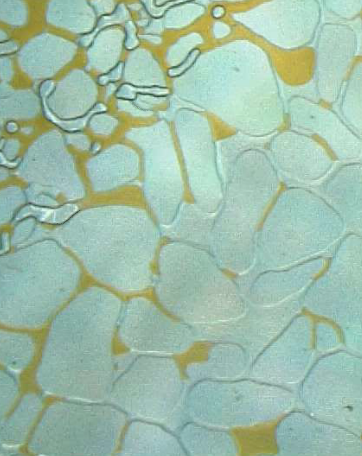
#> input picture imageProcress/stone.png, 362 x 456 px
$ python class4.py   (older library calls are emulated)
#> lines starting #> are read from the running program, lines starting #| are printed output that depends on the picture; after the words box and inside, x2 and y2 are one past the last pixel; in counts of white or black regions, pixels touching at a corner belong together
import cv2
import numpy as np
def dft_process(img):
    yuv=cv2.cvtColor(img, cv2.COLOR_BGR2YUV)
    u_channel = yuv[:, :, 1]
    v_channel = yuv[:, :, 2]
    gray = yuv[:, :, 0]
    # DFT
    dft = cv2.dft(np.float32(gray), flags=cv2.DFT_COMPLEX_OUTPUT)
    dft_shift = np.fft.fftshift(dft)
    mag, phase = cv2.cartToPolar(dft_shift[:, :, 0], dft_shift[:, :, 1])

    h, w = gray.shape
    Yf, Xf = np.ogrid[:h, :w]
    cx, cy = w // 2, h // 2
    dist2 = (Xf - cx)**2 + (Yf - cy)**2
    sigma = min(h, w) * 0.1
    freq_mask = np.exp(-dist2 / (2.0 * sigma * sigma)).astype(np.float32)
    mag *= 1.5-freq_mask

    dft_shift[:, :, 0], dft_shift[:, :, 1] = cv2.polarToCart(mag, phase)
    f_ishift = np.fft.ifftshift(dft_shift)
    idft_real = cv2.idft(f_ishift, flags=cv2.DFT_SCALE | cv2.DFT_REAL_OUTPUT)

    gray_back = cv2.normalize(idft_real, None, 0, 255, cv2.NORM_MINMAX)
    gray_uint8 = gray_back.astype(np.uint8)
    gray_uint8 = cv2.GaussianBlur(gray_uint8, (3,3), 0)
    yuv_comb = cv2.merge([gray_uint8, u_channel, v_channel])
    return cv2.cvtColor(yuv_comb, cv2.COLOR_YUV2BGR)

def balance_brightness_lab(src, target_mean=188, target_std=None):
	lab = cv2.cvtColor(src, cv2.COLOR_BGR2LAB).astype(np.float32)
	L, a, b = cv2.split(lab)
	src_mean = L.mean()
	src_std = L.std()
	if target_std is None:
		target_std = src_std/2
	# 匹配到目标均值/方差
	Lm = (L - src_mean) * (target_std / (src_std + 1e-8)) + target_mean
	Lm = np.clip(Lm, 0, 255)
	lab_m = cv2.merge([Lm.astype(np.uint8), a.astype(np.uint8), b.astype(np.uint8)])
	return cv2.cvtColor(lab_m, cv2.COLOR_LAB2BGR)

# [81 lines left out: functions tryThreshold, hist_backproj, k_means, not called in this run]

if __name__ == '__main__':
    # 示例：对原图做 Lab 均值-方差匹配与 CLAHE 并对比
    img = cv2.imread('stone.png')
#> img is the input picture: shape (456, 362, 3); mean B, G, R 170.8, 190.6, 158.6
    out_lab = balance_brightness_lab(img)
#> in balance_brightness_lab, `L, a, b = cv2.split(lab)`:
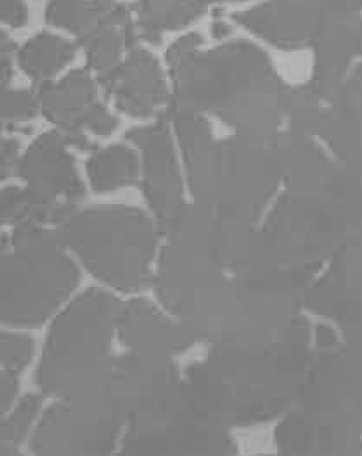
#> b: shape (456, 362) float32; min 113, max 188, mean 134.5
#> in balance_brightness_lab, `src_mean = L.mean()`: src_mean = 189.9
#> in balance_brightness_lab, `src_std = L.std()`: src_std = 20.61
#> in balance_brightness_lab, `target_std = src_std/2`: target_std = 10.31
    out_dft = dft_process(out_lab)
#> in dft_process, `yuv=cv2.cvtColor(img, cv2.COLOR_BGR2YUV)`: yuv: shape (456, 362, 3); mean of channels 0, 1, 2 176.4, 124, 110.4
#> in dft_process, `idft_real = cv2.idft(f_ishift, flags=cv2.DFT_SCALE | cv2.DFT_REAL_OUTP..`:
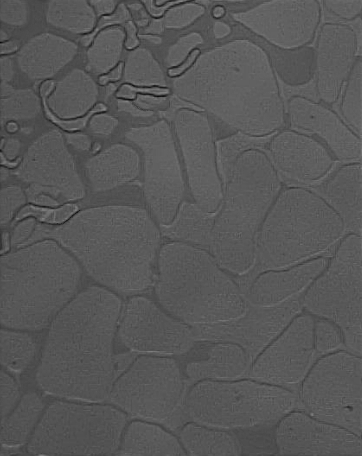
#> idft_real: shape (456, 362) float32; min 10.66, max 135.6, mean 88.2
#> in dft_process, `yuv_comb = cv2.merge([gray_uint8, u_channel, v_channel])`: yuv_comb: shape (456, 362, 3); mean of channels 0, 1, 2 157.9, 124, 110.4
    processed=cv2.medianBlur(out_dft,3)
    processed=cv2.bilateralFilter(processed,3,10,10)
    yuv=cv2.cvtColor(processed,cv2.COLOR_BGR2YUV)
#> yuv: shape (456, 362, 3); mean of channels 0, 1, 2 157.9, 124, 110.3
    g=yuv[:,:,0]
    # g=cv2.createCLAHE(clipLimit=2.0, tileGridSize=(20,20)).apply(yuv[:,:,0])
    g=cv2.add(g.astype(np.int16),cv2.Sobel(g,cv2.CV_16S,dx=1,dy=1)//4).astype(np.uint8)
    processed=cv2.cvtColor(cv2.merge([g,yuv[:,:,1],yuv[:,:,2]]), cv2.COLOR_YUV2BGR)
    hstacked = np.hstack([img, out_lab, out_dft, processed])
    cv2.putText(hstacked, 'Original', (10, 30), cv2.FONT_HERSHEY_SIMPLEX, 0.8, (255,255,255), 2)
    cv2.putText(hstacked, 'Lab Balanced', (img.shape[1] + 10, 30), cv2.FONT_HERSHEY_SIMPLEX, 0.8, (255,255,255), 2)
    cv2.putText(hstacked, 'DFT Processed', (img.shape[1]*2 + 10, 30), cv2.FONT_HERSHEY_SIMPLEX, 0.8, (255,255,255), 2)
    cv2.putText(hstacked, 'Final Processed', (img.shape[1]*3 + 10, 30), cv2.FONT_HERSHEY_SIMPLEX, 0.8, (255,255,255), 2)
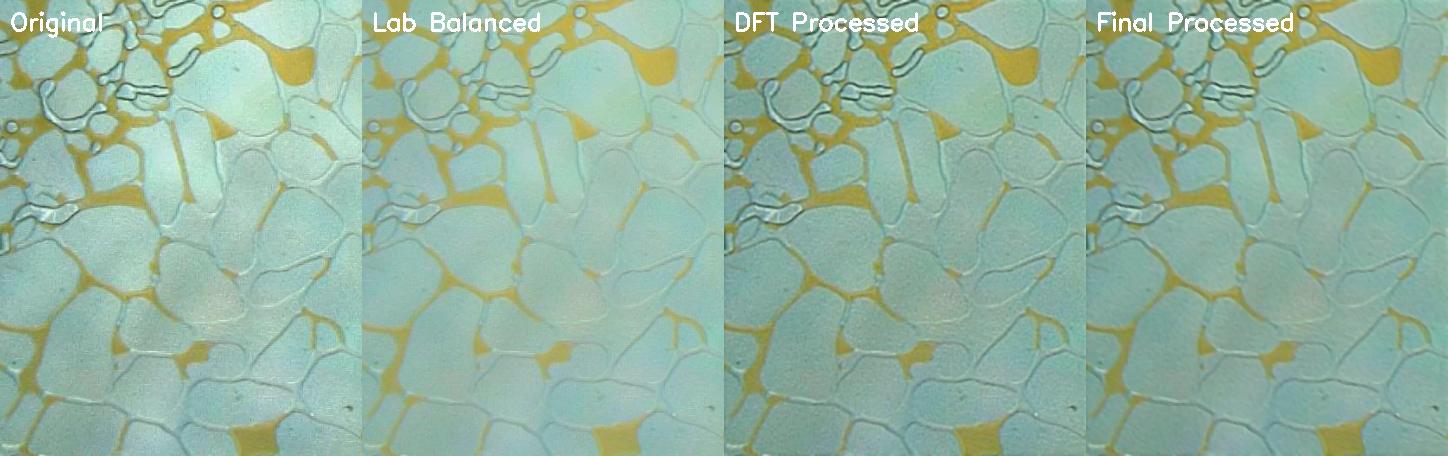
#> hstacked: shape (456, 1448, 3); mean B, G, R 160.4, 180, 148.2
    cv2.imshow('preprocess', hstacked)
    # cv2.imshow('histbjproj', hist_backproj(processed))
    # tryThreshold(processed)
    oilmask=cv2.inRange(cv2.cvtColor(processed,cv2.COLOR_BGR2HSV),np.array([24,47,121]),np.array([55,255,183]))
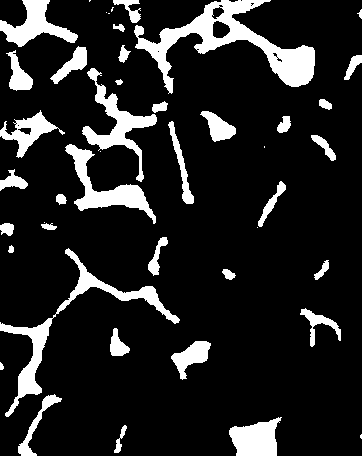
#> oilmask: shape (456, 362); 13.8% white; 45 white regions (9 under 20 px), largest, box (x1, y1, x2, y2) and area: (134, 0, 315, 94) 4869, (0, 248, 180, 417) 2918, (82, 68, 157, 182) 1946
    oilmask=cv2.morphologyEx(oilmask,cv2.MORPH_CLOSE,cv2.getStructuringElement(cv2.MORPH_ELLIPSE,(3,3)),iterations=2)
#> oilmask: shape (456, 362); 14% white; 38 white regions (4 under 20 px), largest, box (x1, y1, x2, y2) and area: (108, 0, 315, 94) 5275, (0, 248, 180, 417) 2952, (82, 68, 168, 182) 2104
    oilmask=cv2.morphologyEx(oilmask,cv2.MORPH_OPEN,cv2.getStructuringElement(cv2.MORPH_ELLIPSE,(3,3)))
#> oilmask: shape (456, 362); 13.9% white; 36 white regions (1 under 20 px), largest, box (x1, y1, x2, y2) and area: (134, 0, 315, 94) 4972, (0, 248, 180, 417) 2945, (82, 68, 168, 182) 2093
    oilmask=cv2.morphologyEx(oilmask,cv2.MORPH_DILATE,cv2.getStructuringElement(cv2.MORPH_ELLIPSE,(3,3)))
#> oilmask: shape (456, 362); 16.5% white; 35 white regions (1 under 20 px), largest, box (x1, y1, x2, y2) and area: (112, 0, 316, 95) 5943, (0, 247, 181, 418) 3553, (81, 67, 169, 183) 2523
    cv2.imshow('oil', processed&oilmask[:,:,np.newaxis])

    # 将油区填充为周围颜色
    kernel_dilate=cv2.getStructuringElement(cv2.MORPH_ELLIPSE, (7, 7))
    oilmask_dilated=cv2.dilate(oilmask,kernel_dilate, iterations=3)
#> oilmask_dilated: shape (456, 362); 44% white; 18 white regions, largest, box (x1, y1, x2, y2) and area: (0, 0, 325, 456) 51701, (219, 407, 291, 456) 2768, (290, 298, 351, 357) 2279
    oilmask_d=cv2.dilate(oilmask,cv2.getStructuringElement(cv2.MORPH_ELLIPSE,(3, 3)))
#> oilmask_d: shape (456, 362); 19.2% white; 34 white regions, largest, box (x1, y1, x2, y2) and area: (111, 0, 317, 96) 6631, (63, 66, 170, 226) 5487, (0, 246, 182, 419) 4163
    # 边界 = 膨胀区域 - 原始区域
    boundary=cv2.bitwise_and(oilmask_dilated, cv2.bitwise_not(oilmask))
#> boundary: shape (456, 362); 27.5% white; 23 white regions, largest, box (x1, y1, x2, y2) and area: (0, 0, 325, 456) 28972, (290, 298, 351, 357) 1673, (161, 331, 221, 390) 1401
    # 对每个油区像素，采样其边界邻域的平均色
    for y in range(processed.shape[0]):
        for x in range(processed.shape[1]):
            if oilmask[y,x]>0:
                y1, y2=max(0, y-17),min(processed.shape[0],y+18)
                x1, x2=max(0, x-17),min(processed.shape[1],x+18)
                boundary_local = boundary[y1:y2,x1:x2]
                if boundary_local.sum()>0:
                    processed[y, x]=processed[y1:y2,x1:x2][boundary_local>0].mean(axis=0).astype(np.uint8)
                else:
                    processed[y, x]=processed[oilmask==0].mean(axis=0).astype(np.uint8)
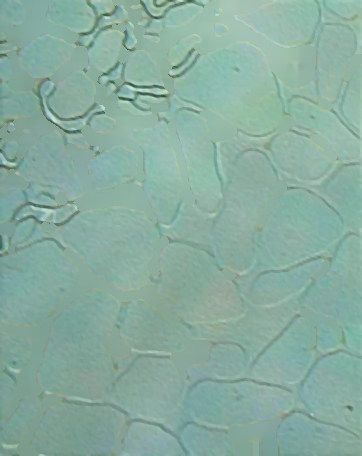
#> processed: shape (456, 362, 3); mean B, G, R 159.4, 172.5, 136.3
    gray=cv2.cvtColor(processed,cv2.COLOR_BGR2GRAY)
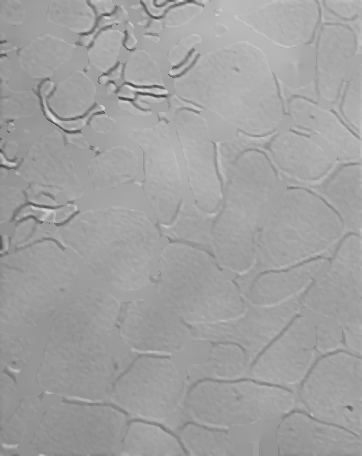
#> gray: shape (456, 362); min 64, max 222, mean 160.2
    water_canny=cv2.Canny(gray,57,255,L2gradient=True)
#> water_canny: shape (456, 362); 1.4% white in thin lines or dots, all inside (x1, y1, x2, y2) = (0, 0, 205, 227)
    water_mask=water_canny|cv2.morphologyEx(water_canny,cv2.MORPH_CLOSE,cv2.getStructuringElement(cv2.MORPH_ELLIPSE,(12,12)))
#> water_mask: shape (456, 362); 4.1% white; 10 white regions, largest, box (x1, y1, x2, y2) and area: (31, 77, 106, 136) 1461, (97, 61, 171, 105) 1293, (72, 0, 137, 52) 1272
    water_mask=cv2.morphologyEx(water_mask,cv2.MORPH_OPEN,cv2.getStructuringElement(cv2.MORPH_ELLIPSE,(3,3)))
#> water_mask: shape (456, 362); 4.1% white; 10 white regions, largest, box (x1, y1, x2, y2) and area: (31, 77, 106, 136) 1457, (97, 61, 171, 104) 1285, (73, 0, 137, 52) 1268
    water_mask=cv2.morphologyEx(water_mask,cv2.MORPH_DILATE,cv2.getStructuringElement(cv2.MORPH_ELLIPSE,(3,3)))
#> water_mask: shape (456, 362); 4.8% white; 10 white regions, largest, box (x1, y1, x2, y2) and area: (30, 76, 107, 137) 1675, (72, 0, 138, 53) 1498, (96, 60, 172, 105) 1468
    water=processed&water_mask[:,:,np.newaxis]|water_canny[:,:,np.newaxis]&np.full_like(processed,(0,0,255))
    cv2.imshow('water', water)
    # cv2.imshow('kmeans', k_means(processed, K=3))

    kernel_dilate = cv2.getStructuringElement(cv2.MORPH_ELLIPSE, (7, 7))
    watermask_dilated = cv2.dilate(water_mask, kernel_dilate, iterations=3)
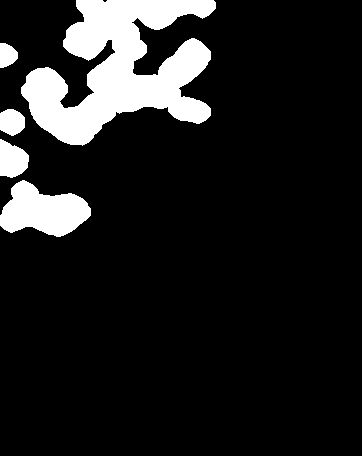
#> watermask_dilated: shape (456, 362); 12.2% white; 5 white regions, box (x1, y1, x2, y2) and area: (21, 0, 216, 146) 15104, (0, 180, 91, 237) 3308, (0, 139, 29, 178) 832, (0, 109, 25, 136) 539, (0, 43, 18, 68) 343
    # 边界 = 膨胀区域 - 原始区域（油周围的邻域）
    boundary = cv2.bitwise_and(watermask_dilated, cv2.bitwise_not(water_mask))
    # 对每个油区像素，采样其边界邻域的平均色
    for y in range(processed.shape[0]):
        for x in range(processed.shape[1]):
            if water_mask[y, x] > 0:
                y1, y2 = max(0, y-17), min(processed.shape[0], y+18)
                x1, x2 = max(0, x-17), min(processed.shape[1], x+18)
                boundary_local = boundary[y1:y2, x1:x2]
                if boundary_local.sum() > 0:
                    processed[y, x] = processed[y1:y2, x1:x2][boundary_local > 0].mean(axis=0).astype(np.uint8)
                else:
                    processed[y, x] = processed[water_mask == 0].mean(axis=0).astype(np.uint8)
    processed=cv2.GaussianBlur(processed,(3,3),0)
    cv2.imshow('filled', processed)
    gray=cv2.cvtColor(processed,cv2.COLOR_BGR2GRAY)
    kernel_small = cv2.getStructuringElement(cv2.MORPH_ELLIPSE, (3, 3))
    kernel_line = cv2.getStructuringElement(cv2.MORPH_RECT, (7, 7))
    blackhat = cv2.morphologyEx(gray, cv2.MORPH_BLACKHAT, kernel_line,iterations=5)
    grad = cv2.morphologyEx(gray, cv2.MORPH_GRADIENT, kernel_small)
    gap_score = cv2.addWeighted(blackhat, 0.7, grad, 0.6, 0)
    gap_score = cv2.GaussianBlur(gap_score, (3, 3), 0)
    cv2.imshow('gap score', cv2.normalize(gap_score, None, 0, 255, cv2.NORM_MINMAX).astype(np.uint8))
    gap_canny=cv2.Canny(gap_score,15,30,L2gradient=True)
    # 细线清理：连接断裂 + 去毛刺
    num_labels, labels, stats, _ = cv2.connectedComponentsWithStats(gap_canny, connectivity=8)
#> num_labels = 130; stats = 130 rows, first 6: [0, 0, 362, 456, 157718], [208, 0, 5, 3, 8], [213, 1, 8, 13, 26], [304, 0, 22, 75, 186], [321, 0, 41, 22, 116], [131, 5, 9, 4, 19]
    gap_keep = np.zeros_like(gap_canny)
    min_area = 15
    for i in range(1, num_labels):
        x, y, w, h, area = stats[i]
        if area < min_area:
            continue
        # 细长：长宽比大，或者面积相对包围盒很“稀疏”
        aspect = max(w, h) / (min(w, h) + 1e-6)
        fill = area / (w * h + 1e-6)
        if aspect >= 3.0 or fill <= 0.35:
            gap_keep[labels == i] = 255
#> this loop made 129 passes
#> (x, y, w, h, area, aspect, fill) on passes 2, 3, 4, 6, 7, 8, 9, 11, 12, 14, 16, 17: (213, 1, 8, 13, 26, 1.62, 0.25), (304, 0, 22, 75, 186, 3.41, 0.113), (321, 0, 41, 22, 116, 1.86, 0.129), (77, 11, 15, 8, 45, 1.87, 0.375), (122, 12, 31, 34, 126, 1.1, 0.12), (161, 21, 9, 9, 27, 1, 0.333), (324, 21, 30, 11, 70, 2.73, 0.212), (143, 31, 17, 7, 40, 2.43, 0.336), (355, 33, 4, 19, 22, 4.75, 0.289), (15, 46, 12, 11, 36, 1.09, 0.273), (87, 51, 4, 13, 22, 3.25, 0.423), (118, 59, 11, 21, 52, 1.91, 0.225)
    gap_canny = gap_keep
    gap_mask=gap_canny|cv2.morphologyEx(gap_canny,cv2.MORPH_CLOSE,cv2.getStructuringElement(cv2.MORPH_ELLIPSE,(11,11)))
    gap_mask=cv2.morphologyEx(gap_mask,cv2.MORPH_OPEN,cv2.getStructuringElement(cv2.MORPH_ELLIPSE,(3,3)))
    # 细线清理：连接断裂 + 去毛刺
    num_labels, labels, stats, _ = cv2.connectedComponentsWithStats(gap_mask, connectivity=8)
#> num_labels = 39; stats = 39 rows, first 6: [0, 0, 362, 456, 147072], [304, 0, 58, 48, 1057], [213, 6, 7, 8, 35], [122, 12, 47, 29, 645], [357, 35, 5, 16, 66], [15, 47, 10, 10, 63]
    gap_keep = np.zeros_like(gap_mask)
    min_area = 15
    for i in range(1, num_labels):
        x, y, w, h, area = stats[i]
        if area < min_area:
            continue
        # 细长：长宽比大，或者面积相对包围盒很“稀疏”
        aspect = max(w, h) / (min(w, h) + 1e-6)
        fill = area / (w * h + 1e-6)
        if aspect >= 1.15 or fill <= 0.5:
            gap_keep[labels == i] = 255
#> this loop made 38 passes
    gap_mask = gap_keep
    gap=processed&gap_mask[:,:,np.newaxis]|gap_canny[:,:,np.newaxis]&np.full_like(processed,(0,0,255))
    cv2.imshow('gap', gap)
    cv2.imshow('stone',processed&cv2.bitwise_not(oilmask|water_mask|gap_mask)[:,:,np.newaxis])
    all=np.full_like(processed,(200,200,200))
    all[gap_mask>0]=(220,220,255)
    all[water_mask>0]=(255,200,0)
    all[oilmask>0]=(0,165,255)
    cv2.imshow('all', all)
    cv2.imwrite('segmented_result.png', all)
    oilcontours,_=cv2.findContours(oilmask,cv2.RETR_EXTERNAL,cv2.CHAIN_APPROX_SIMPLE)
    watercontours,_=cv2.findContours(water_mask,cv2.RETR_EXTERNAL,cv2.CHAIN_APPROX_SIMPLE)
    gapcontours,_=cv2.findContours(gap_mask,cv2.RETR_EXTERNAL,cv2.CHAIN_APPROX_SIMPLE)
    cv2.drawContours(img,oilcontours,-1,(0,165,255),2)
    cv2.drawContours(img,watercontours,-1,(255,200,0),2)
    cv2.drawContours(img,gapcontours,-1,(220,220,255),2)
    cv2.imshow('contours', img)
    cv2.waitKey(0)
    cv2.destroyAllWindows()
